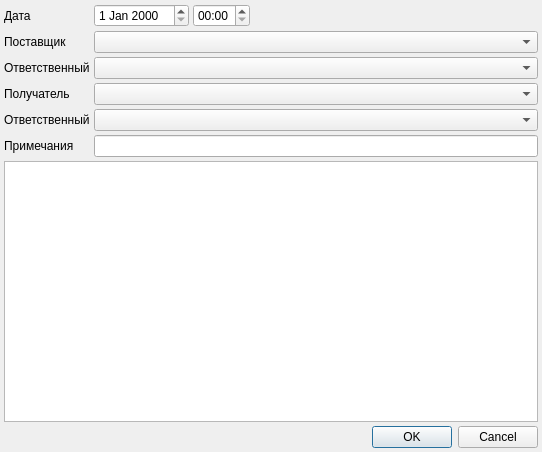
<?xml version="1.0" encoding="UTF-8"?>
<ui version="4.0">
 <class>InvoiceDialog</class>
 <widget class="QDialog" name="InvoiceDialog">
  <property name="geometry">
   <rect>
    <x>0</x>
    <y>0</y>
    <width>542</width>
    <height>452</height>
   </rect>
  </property>
  <property name="windowTitle">
   <string>Накладная на передачу ЛСиИМН</string>
  </property>
  <layout class="QGridLayout" name="gridLayout">
   <property name="margin">
    <number>4</number>
   </property>
   <property name="spacing">
    <number>4</number>
   </property>
   <item row="0" column="0">
    <widget class="QLabel" name="lblDate">
     <property name="sizePolicy">
      <sizepolicy hsizetype="Maximum" vsizetype="Preferred">
       <horstretch>0</horstretch>
       <verstretch>0</verstretch>
      </sizepolicy>
     </property>
     <property name="text">
      <string>Дата</string>
     </property>
     <property name="buddy">
      <cstring>edtDate</cstring>
     </property>
    </widget>
   </item>
   <item row="0" column="1">
    <widget class="CDateEdit" name="edtDate">
     <property name="sizePolicy">
      <sizepolicy hsizetype="Maximum" vsizetype="Fixed">
       <horstretch>0</horstretch>
       <verstretch>0</verstretch>
      </sizepolicy>
     </property>
    </widget>
   </item>
   <item row="0" column="2">
    <widget class="QTimeEdit" name="edtTime">
     <property name="sizePolicy">
      <sizepolicy hsizetype="Maximum" vsizetype="Fixed">
       <horstretch>0</horstretch>
       <verstretch>0</verstretch>
      </sizepolicy>
     </property>
     <property name="displayFormat">
      <string>HH:mm</string>
     </property>
    </widget>
   </item>
   <item row="1" column="0">
    <widget class="QLabel" name="lblSupplier">
     <property name="sizePolicy">
      <sizepolicy hsizetype="Maximum" vsizetype="Preferred">
       <horstretch>0</horstretch>
       <verstretch>0</verstretch>
      </sizepolicy>
     </property>
     <property name="text">
      <string>Поставщик</string>
     </property>
     <property name="buddy">
      <cstring>cmbSupplier</cstring>
     </property>
    </widget>
   </item>
   <item row="1" column="1" colspan="3">
    <widget class="CStorageComboBox" name="cmbSupplier">
     <property name="sizePolicy">
      <sizepolicy hsizetype="Expanding" vsizetype="Fixed">
       <horstretch>0</horstretch>
       <verstretch>0</verstretch>
      </sizepolicy>
     </property>
    </widget>
   </item>
   <item row="3" column="0">
    <widget class="QLabel" name="lblReceiver">
     <property name="sizePolicy">
      <sizepolicy hsizetype="Maximum" vsizetype="Preferred">
       <horstretch>0</horstretch>
       <verstretch>0</verstretch>
      </sizepolicy>
     </property>
     <property name="text">
      <string>Получатель</string>
     </property>
     <property name="buddy">
      <cstring>cmbReceiver</cstring>
     </property>
    </widget>
   </item>
   <item row="3" column="1" colspan="3">
    <widget class="CStorageComboBox" name="cmbReceiver">
     <property name="sizePolicy">
      <sizepolicy hsizetype="Expanding" vsizetype="Fixed">
       <horstretch>0</horstretch>
       <verstretch>0</verstretch>
      </sizepolicy>
     </property>
    </widget>
   </item>
   <item row="5" column="0">
    <widget class="QLabel" name="lblNote">
     <property name="text">
      <string>Примечания</string>
     </property>
     <property name="buddy">
      <cstring>edtNote</cstring>
     </property>
    </widget>
   </item>
   <item row="5" column="1" colspan="3">
    <widget class="QLineEdit" name="edtNote"/>
   </item>
   <item row="6" column="0" colspan="4">
    <widget class="CInDocTableView" name="tblItems">
     <property name="sizePolicy">
      <sizepolicy hsizetype="Preferred" vsizetype="Expanding">
       <horstretch>0</horstretch>
       <verstretch>0</verstretch>
      </sizepolicy>
     </property>
    </widget>
   </item>
   <item row="7" column="0" colspan="4">
    <widget class="QDialogButtonBox" name="buttonBox">
     <property name="orientation">
      <enum>Qt::Horizontal</enum>
     </property>
     <property name="standardButtons">
      <set>QDialogButtonBox::Cancel|QDialogButtonBox::Ok</set>
     </property>
    </widget>
   </item>
   <item row="2" column="0">
    <widget class="QLabel" name="lblSupplierPerson">
     <property name="text">
      <string>Ответственный</string>
     </property>
     <property name="buddy">
      <cstring>cmbSupplierPerson</cstring>
     </property>
    </widget>
   </item>
   <item row="2" column="1" colspan="3">
    <widget class="CPersonComboBoxEx" name="cmbSupplierPerson">
     <property name="sizePolicy">
      <sizepolicy hsizetype="Expanding" vsizetype="Fixed">
       <horstretch>0</horstretch>
       <verstretch>0</verstretch>
      </sizepolicy>
     </property>
    </widget>
   </item>
   <item row="4" column="1" colspan="3">
    <widget class="CPersonComboBoxEx" name="cmbReceiverPerson">
     <property name="sizePolicy">
      <sizepolicy hsizetype="Expanding" vsizetype="Fixed">
       <horstretch>0</horstretch>
       <verstretch>0</verstretch>
      </sizepolicy>
     </property>
    </widget>
   </item>
   <item row="4" column="0">
    <widget class="QLabel" name="lblReceiverPerson">
     <property name="text">
      <string>Ответственный</string>
     </property>
     <property name="buddy">
      <cstring>cmbReceiverPerson</cstring>
     </property>
    </widget>
   </item>
  </layout>
 </widget>
 <customwidgets>
  <customwidget>
   <class>CDateEdit</class>
   <extends>QDateEdit</extends>
   <header>library/DateEdit.h</header>
  </customwidget>
  <customwidget>
   <class>CStorageComboBox</class>
   <extends>QComboBox</extends>
   <header>Orgs/OrgStructComboBoxes.h</header>
  </customwidget>
  <customwidget>
   <class>CInDocTableView</class>
   <extends>QTableView</extends>
   <header>library/InDocTable.h</header>
  </customwidget>
  <customwidget>
   <class>CPersonComboBoxEx</class>
   <extends>QComboBox</extends>
   <header>Orgs/PersonComboBoxEx.h</header>
  </customwidget>
 </customwidgets>
 <tabstops>
  <tabstop>edtDate</tabstop>
  <tabstop>edtTime</tabstop>
  <tabstop>cmbSupplier</tabstop>
  <tabstop>cmbSupplierPerson</tabstop>
  <tabstop>cmbReceiver</tabstop>
  <tabstop>cmbReceiverPerson</tabstop>
  <tabstop>edtNote</tabstop>
  <tabstop>tblItems</tabstop>
  <tabstop>buttonBox</tabstop>
 </tabstops>
 <resources/>
 <connections>
  <connection>
   <sender>buttonBox</sender>
   <signal>accepted()</signal>
   <receiver>InvoiceDialog</receiver>
   <slot>accept()</slot>
   <hints>
    <hint type="sourcelabel">
     <x>252</x>
     <y>447</y>
    </hint>
    <hint type="destinationlabel">
     <x>157</x>
     <y>274</y>
    </hint>
   </hints>
  </connection>
  <connection>
   <sender>buttonBox</sender>
   <signal>rejected()</signal>
   <receiver>InvoiceDialog</receiver>
   <slot>reject()</slot>
   <hints>
    <hint type="sourcelabel">
     <x>320</x>
     <y>447</y>
    </hint>
    <hint type="destinationlabel">
     <x>286</x>
     <y>274</y>
    </hint>
   </hints>
  </connection>
 </connections>
</ui>
